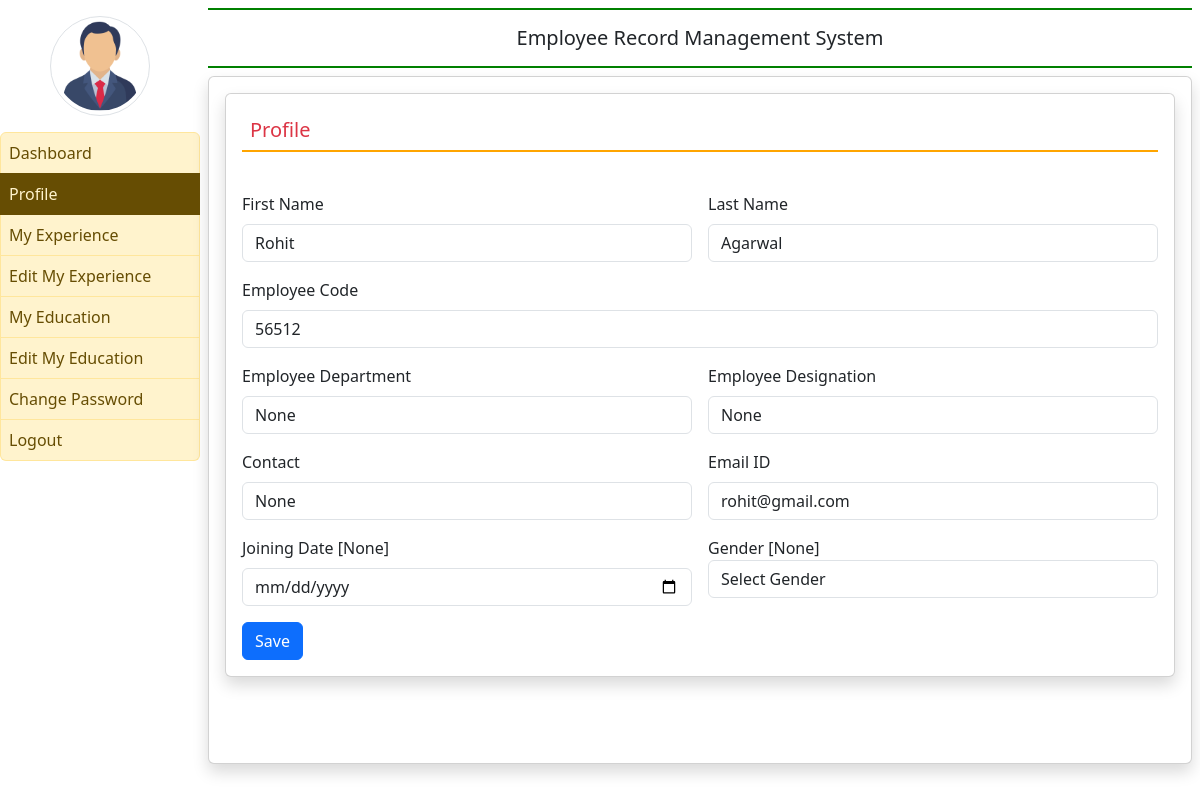
The page /profile/ (signed in) on the database its author committed.
### employee/models.py (models this page shows, shortened)
class EmployeeDetail(models.Model):
    user = models.ForeignKey(User, on_delete=models.CASCADE)
    empcode = models.CharField(max_length=50)
    empdept = models.CharField(max_length=50, null=True)
    designation = models.CharField(max_length=50, null=True)
    contact = models.CharField(max_length=50, null=True)
    gender = models.CharField(max_length=50, null=True)
    joiningdate = models.DateField(null=True)

### employee/views.py (the view, shortened to what this page needs)
# urls.py: path('profile/', profile, name = 'profile'),
def profile(request):
    if not request.user.is_authenticated:
        return redirect('employeeLogin')
    error = ""
    user = request.user
    employee = EmployeeDetail.objects.get(user=user)
    return render(request, 'profile.html', locals())

### employee/templates/profile.html (shortened to what this page needs)
{% extends 'emp_base.html' %}
{% block main %}
<div class="card shadow m-3">
    <div class="card-body">
        <h5 class="p-2 text-danger" style="border-bottom : 2px solid orange">Profile</h5>
    </div>
    <form class="row g-3 p-3" method="post">
        <div class="col-md-6">
            <label class="form-label">First Name</label>
            <input type="text" class="form-control" name="firstname" value="{{employee.user.first_name}}">
        </div>
        <div class="col-md-6">
            <label class="form-label">Last Name</label>
            <input type="text" class="form-control" name="lastname" value="{{employee.user.last_name}}">
        </div>
        <div class="col-md-12">
            <label class="form-label">Employee Code</label>
            <input type="text" class="form-control" name="empcode" value="{{employee.empcode}}">
        </div>
        <div class="col-md-6">
            <label class="form-label">Employee Department</label>
            <input type="text" class="form-control" name="department" value="{{employee.empdept}}">
        </div>
        <div class="col-md-6">
            <label class="form-label">Employee Designation</label>
            <input type="text" class="form-control" name="designation" value="{{employee.designation}}">
        </div>
        <div class="col-md-6">
            <label class="form-label">Contact</label>
            <input type="text" class="form-control" name="contact" value="{{employee.contact}}">
        </div>
        <div class="col-md-6">
            <label class="form-label">Email ID</label>
            <input type="email" class="form-control" name="emailid" value="{{employee.user.username}}">
        </div>
        <div class="col-md-6">
            <label class="form-label">Joining Date [{{employee.joiningdate}}]</label>
            <input type="date" class="form-control" name="jdate">
        </div>
        <div class="col-sm-6">
            <div class="form-group">
                <label>Gender [{{employee.gender}}]</label>
                <select name="gender" class="form-control">
                    <option value="None">Select Gender</option>
                </select>
            </div>
        </div>
        <div class="col-12">
            <button type="submit" class="btn btn-primary">Save</button>
        </div>
    </form>
</div>
{% endblock main %}

### rows shown on the page
EmployeeDetail: firstname "Rohit", lastname "Agarwal", empcode "56512", department "None", designation "None", contact "None", emailid "rohit@gmail.com", joiningdate "None", gender "None"
